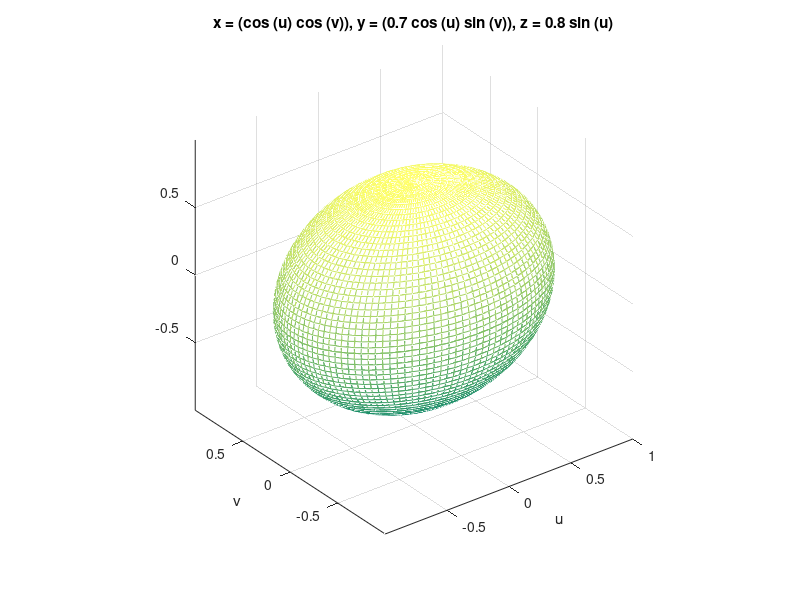

This figure's MATLAB source: (Note: this script raises an error after producing the figure.)
%6.1
t=0:.01:2*pi;
r=sin(2*t).*cos(2*t);
polar(t,r,'k')
%b
t=-pi/2:.01:pi/2;
r=2*cos(t);
polar(t,r,'k')

%6.3

d= rand(4,3);
bar(d) %с перекрывающимися столбцами
bar(d,'stacked') % c накоплением
%в
area(d)  %c областями
grid on
colormap summer
set(gca,'Layer','top');
title 'Stacked Area Plot'

%6.10 3-х мерный параметрический график
t = -2*pi:.01:2*pi; %a
x = sin(2*t);
y = cos(3*t);
plot3(x,y,t);
grid on
%b
t = -5:.01:5;
x = (1+t.^2).*sin(20*t);
y = (1-t.^2).*cos(20*t);
plot3(x,y,t);
grid on

%6.11
%a конус
x=@(u, v) (0.3*u.*cos(v));
y=@(u, v) (0.3*u.*sin(v));
z=@(u, v) 0.6*u
ezmesh(x,y,z)
axis equal
%б эллипсоид
x=@(u, v) (cos(u).*cos(v));
y=@(u, v) (0.7*cos(u).*sin(v));
z=@(u, v) 0.8*sin(u)
ezmesh(x,y,z)
axis equal
%6.12
ezsurf('x','y','(4*sin(2*pi*x))*cos(1.5*pi*y)*(y-1)',...
[-1,1,0,1])
axis equal
colormap default
colorbar
shading flat

%b
ezsurf('x','y','-exp(-y^2)*cos(3*pi*x)*(1-x)*x*y',...
[-1,1,-2,2])
axis equal
colormap default
colorbar
shading flat


%6.15
% траектория а на плоскости
t = 0:0.01:10;
x=(sin(t)./(t+1));
y=(cos(t)./(t+1));
comet(x,y)
%траектория б на пространстве

x=@(t) (exp(-abs(t-50)/50)*sin(t));
y=@(t) (exp(-abs(t-50)/50)*cos(t));
z=@(t) (t)
ezplot3(x,y,z,[0,100],'animate')


%7.3
t = -2*pi:.01:2*pi; %a
x = sin(2*t);
y = cos(3*t);
grid on
set(gcf,'DefaultLineLineWidth',2.5)
plot3(x,y,t);

%b
grid on
set(gcf,'DefaultLineLineWidth',2.5)
plot(x,t);

%7.4
t = 0:pi/20:2*pi;
hline1 = plot (t, sin(t), 'k');
hline2 = line (t+.06,sin(t),'LineWidth',4,'Color', [.8 .8 .8]);
set (gca, 'Children', [hline1 hline2])
%самостоятельно

